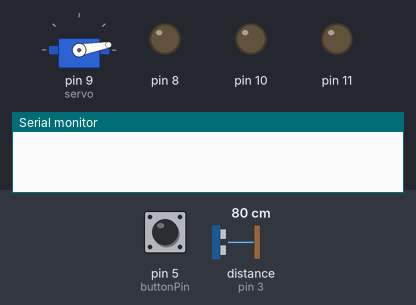
Simulated run of this sketch. Board: Arduino Uno, built with avr-gcc and run on an emulated ATmega328P. Parts: servo, output pins drawn as LEDs (lit = HIGH), the last lines printed to the serial monitor. The test bench sets the inputs (shaded band); at power-on: pin 5 (buttonPin) HIGH, distance to the obstacle (sensor on pin 3) 80 cm. The echo pulse lasts 58.3 µs per cm; pins used as bus, display or sensor lines are not drawn.

Above: at 1.2 s.
1.3 s: pin 5 (buttonPin) pulled LOW for 0.15 s
At 2.7 s:
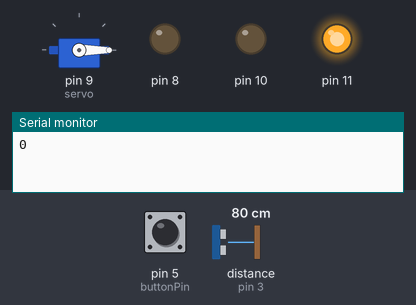
4.3 s: pin 5 (buttonPin) pulled LOW for 1 s
At 5.18 s:
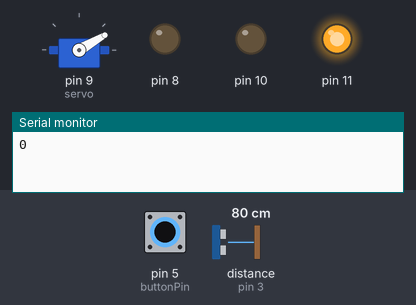
7.5 s: pin 5 (buttonPin) pulled LOW for 3.2 s
At 8.54 s:
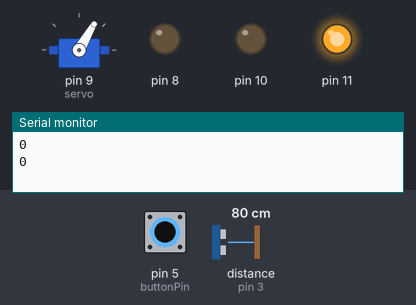
Timing chart, 0 to 12.5 s (numbered marks = the images above; inputs shaded):
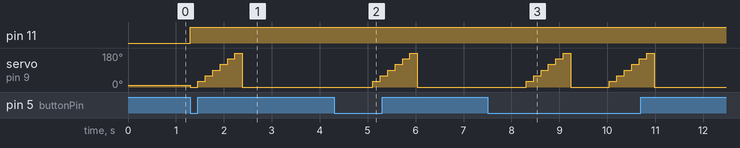

The sketch:

sketch_may02a.ino
```cpp
#include <Servo.h>
#define echoPin 3
#define trigPin 2
#define buttonPin 5

Servo servo;
long duration;
int distance;
int angle=10;
int pirPin = 4;
int pirStat = 0;
int currentState = HIGH;
int prevState = HIGH;
int app = 0;
int distance_vector[6];
int minPosition = 0;

void setup() {
  setColorRGB(0,0,0);
  pinMode(pirPin, INPUT);
  pinMode(trigPin, OUTPUT);
  pinMode(echoPin, INPUT);
  pinMode(buttonPin, INPUT_PULLUP);
  Serial.begin(9600);
  servo.attach(9);
  servo.write(angle);
}

void distanceFind(){
  digitalWrite(trigPin, LOW);
  delayMicroseconds(2);
  digitalWrite(trigPin, HIGH);
  delayMicroseconds(10);
  digitalWrite(trigPin, LOW);
  duration = pulseIn(echoPin, HIGH);
  distance = duration * 0.034 / 2;
}

void servoMove(){
  int i = 0;
  for(angle = 0; angle <= 180; angle+=30)
  {
    servo.write(angle);
    distanceFind();
    distance_vector[i] = distance;
    delay(150);
    i++;
  }
}
void findMinPosition(){
  minPosition = 0;
  for(int i = 0; i < 7; i++){
    if(distance_vector[minPosition] > distance_vector[i]){
       minPosition = i;
    }
  }
}
void loop() {
  currentState = digitalRead(buttonPin);
  if(currentState != prevState){
    if(currentState == LOW){
      app++;
    }
  }
  if(app == 2 && digitalRead(pirPin) == HIGH){
    servoMove();
    findMinPosition();
    setColorRGB(255,0,0);
    Serial.println(minPosition*30);
    servo.write(minPosition*30);
    delay(150);
  }
  if(app == 1){
    setColorRGB(255,0,0);
    servoMove();
    findMinPosition();
    Serial.println(minPosition*30);
    servo.write(minPosition*30);
    app++;
  }
}

void setColorRGB(unsigned int red, unsigned int green, unsigned int blue) {
  analogWrite(11, red);
  analogWrite(10, green);
  analogWrite(8, blue);
}
```

Measured:
- after the input at 1.3 s, pin 11: LOW → HIGH at once; servo on pin 9 (servo): 10° → 0° at once, → 30° 0.16 s later, → 60° 0.16 s later, → 90° 0.16 s later, … (8 changes in this stretch)
- after the input at 4.3 s, servo on pin 9 (servo): rises from 0° to 180° in 0.78 s, then falls to 0° in 0.16 s
- after the input at 7.5 s, servo on pin 9 (servo): ramps from 0° to 180° and jumps back, once every 1.7 s
